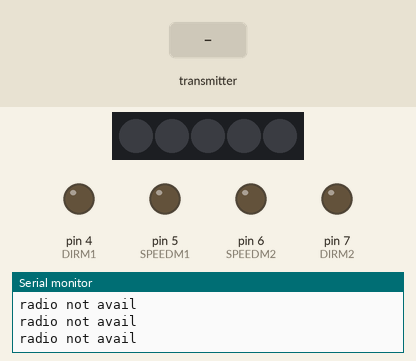
Simulated run of this sketch. Board: Arduino Uno, built with avr-gcc and run on an emulated ATmega328P. Parts: 5 RGB LEDs in strip order, left to right, output pins drawn as LEDs (lit = HIGH), the last lines printed to the serial monitor. The inputs (shaded band) are chosen by the test bench. No radio packets arrive unless stated.

Above: at 1.2 s.
1.3 s: the transmitter starts sending potValue.0 = 0
At 2.5 s:
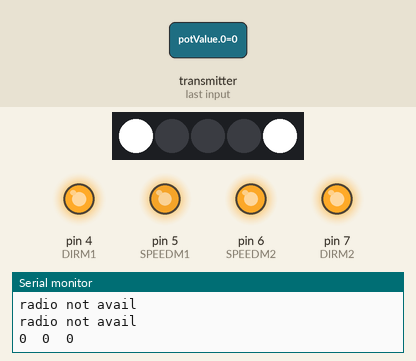
2.8 s: the transmitter starts sending potValue.2 = 256
At 4.0 s:
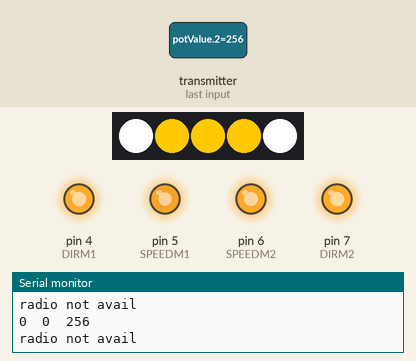
4.3 s: the transmitter starts sending potValue.1 = 1023
At 5.3 s:
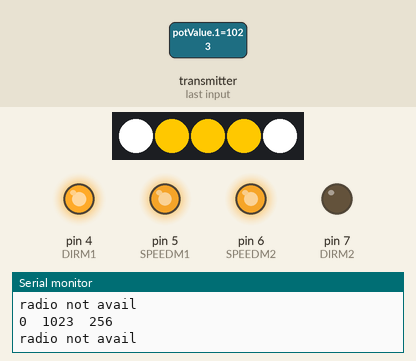
5.8 s: the transmitter starts sending potValue.0 = 256
At 6.3 s:
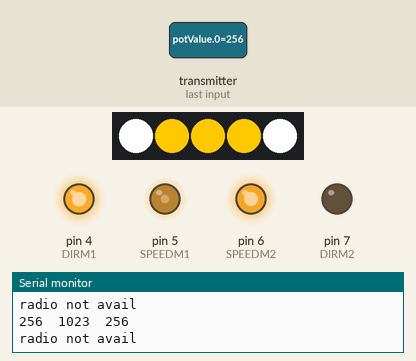
7.3 s: the transmitter starts sending potValue.1 = 256
At 7.9 s:
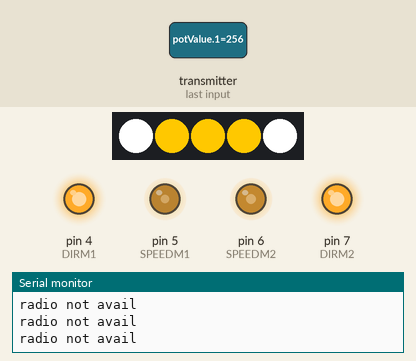
8.8 s: the transmitter starts sending potValue.0 = 512
At 9.8 s:
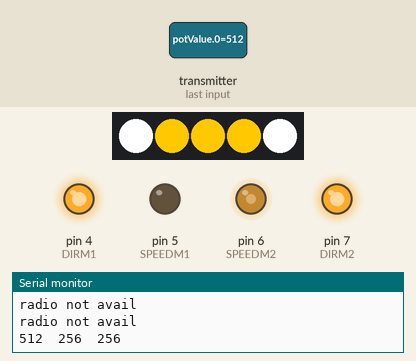
Timing chart, 0 to 11.3 s (numbered marks = the images above; inputs shaded):
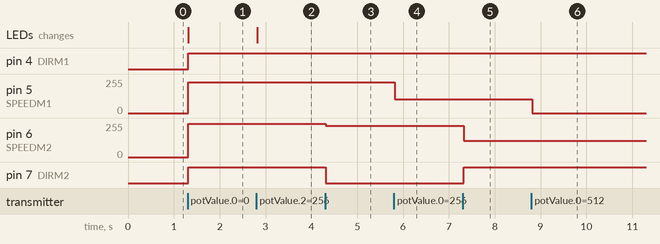

The sketch:

car.ino
```cpp
#include <SPI.h>  // Подключаем библиотеку для работы с SPI-интерфейсом
#include <nRF24L01.h> // Подключаем файл конфигурации из библиотеки RF24
#include <RF24.h> // Подключаем библиотеку для работа для работы с модулем NRF24L01
#include <microLED.h>

#define PIN_CE  2  // Номер пина Arduino, к которому подключен вывод CE радиомодуля
#define PIN_CSN 3 // Номер пина Arduino, к которому подключен вывод CSN радиомодуля
#define DIRM1 4 // Направление M1
#define  SPEEDM1 5
#define DIRM2 7
#define SPEEDM2 6
#define MUX 1
#define HIGH_LEVEL_LEFT 512
#define LOW_LEVEL_LEFT 465
#define HIGH_LEVEL_RIGHT 550
#define LOW_LEVEL_RIGHT 500
#define LED 10
#define NUMLEDS 5     // кол-во светодиодов

RF24 radio(PIN_CE, PIN_CSN); // Создаём объект radio с указанием выводов CE и CSN

microLED <NUMLEDS, LED, -1, LED_WS2813, ORDER_GRB> leds;

int potValue[3]; // Создаём массив для приёма значений потенциометра

void setup() {
  pinMode(DIRM1, OUTPUT);
  pinMode(DIRM2, OUTPUT);
  pinMode(SPEEDM1, OUTPUT);
  pinMode(SPEEDM2, OUTPUT);
  radio.begin();  // Инициализация модуля NRF24L01
  radio.setChannel(44); // Обмен данными будет вестись на пятом канале (2,405 ГГц)
  radio.setDataRate (RF24_1MBPS); // Скорость обмена данными 1 Мбит/сек
  radio.setPALevel(RF24_PA_HIGH); // Выбираем высокую мощность передатчика (-6dBm)
  radio.openReadingPipe(1, 0x787); // Открываем трубу ID передатчика
  radio.startListening(); // Начинаем прослушивать открываемую труб
  leds.setBrightness(255);  // яркость
  Serial.begin(9600);
}

void loop() {
  static volatile unsigned long millis_off_prev = 0;
  if(radio.available()){
    millis_off_prev = millis();
    leds.set (0, mRGB(255, 255, 255));
    leds.set (NUMLEDS-1, mRGB(255, 255, 255));
    radio.read(potValue, 6);
    Serial.print(potValue[0]);
    Serial.print("\t");
    Serial.print(potValue[1]);
    Serial.print("\t");
    Serial.print(potValue[2]);
    Serial.print("\n");
    if (potValue[2]) {
      for (byte i = 1; i < NUMLEDS - 1; i++) {
        leds.set (i, mRGB(255, 200, 0));
      }
    }
    else {
      for (byte i = 1; i < NUMLEDS - 1; i++) {
        leds.set (i, mRGB(0, 0, 0));
      }
    }
    // Если в буфер приёмника поступили данные
    if (((potValue[0] < LOW_LEVEL_LEFT) | (potValue[0] > HIGH_LEVEL_LEFT))){
      if (potValue[0] < LOW_LEVEL_LEFT){
        digitalWrite(DIRM1, HIGH);
        analogWrite(SPEEDM1, (LOW_LEVEL_LEFT - potValue[0])/2);
      }
       else{
            digitalWrite(DIRM1, LOW);
         analogWrite(SPEEDM1, (potValue[0] - HIGH_LEVEL_LEFT)/2);
      }
    }
    else{
      analogWrite(SPEEDM1,0);
    }
    if (((potValue[1] < LOW_LEVEL_RIGHT) | (potValue[1] > HIGH_LEVEL_RIGHT))){
      if (potValue[1] < 500){
        digitalWrite(DIRM2, HIGH);
       analogWrite(SPEEDM2, (LOW_LEVEL_RIGHT - potValue[1])/2);
      }
      else{
        digitalWrite(DIRM2, LOW);
        analogWrite(SPEEDM2, (potValue[1] - HIGH_LEVEL_RIGHT)/2);
      }
    }
    else{
      analogWrite(SPEEDM2,0);
    }
  }
  else {
    Serial.println ("radio not avail");
    if (millis () - millis_off_prev > 1000) {
      for (byte i = 0; i < NUMLEDS; i++) {
        leds.set (i, mRGB(0, 0, 0));
      }
      millis_off_prev = millis();
    }
  }
  static volatile unsigned long millis_prev = 0;
  if (millis () - millis_prev > 1) { // if 1ms passed
      leds.show();
      millis_prev = millis();
    }
}
```

Measured:
- after the input at 1.3 s, pin 4 (DIRM1), pin 7 (DIRM2): LOW → HIGH at once; pin 5 (SPEEDM1): 0/255 → 232/255 at once; pin 6 (SPEEDM2): 0/255 → 250/255 at once; the LEDs: change at once (image 1)
- after the input at 2.8 s, the LEDs: change at once (image 2)
- after the input at 4.3 s, pin 6 (SPEEDM2): 250/255 → 236/255 at once; pin 7 (DIRM2): HIGH → LOW at once
- after the input at 5.8 s, pin 5 (SPEEDM1): 232/255 → 104/255 at once
- after the input at 7.3 s, pin 6 (SPEEDM2): 236/255 → 122/255 at once; pin 7 (DIRM2): LOW → HIGH at once
- after the input at 8.8 s, pin 5 (SPEEDM1): 104/255 → 0/255 at once
